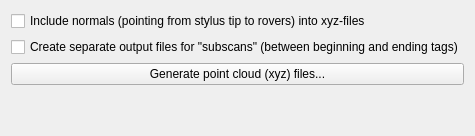
             <widget class="QWidget" name="tab_Stylus_PointCloud">
              <property name="autoFillBackground">
               <bool>true</bool>
              </property>
              <attribute name="title">
               <string>Point cloud</string>
              </attribute>
              <layout class="QVBoxLayout" name="verticalLayout_28">
               <item>
                <widget class="QCheckBox" name="checkBox_Stylus_PointCloud_IncludeNormals">
                 <property name="text">
                  <string>Include normals (pointing from stylus tip to rovers) into xyz-files</string>
                 </property>
                </widget>
               </item>
               <item>
                <widget class="QCheckBox" name="checkBox_Stylus_PointCloud_SeparateOutputFilesForSubScans">
                 <property name="toolTip">
                  <string>&lt;html&gt;&lt;head/&gt;&lt;body&gt;&lt;p&gt;Normal lengths can be utilized in MeshLab&lt;/p&gt;&lt;/body&gt;&lt;/html&gt;</string>
                 </property>
                 <property name="text">
                  <string>Create separate output files for &quot;subscans&quot; (between beginning and ending tags)</string>
                 </property>
                </widget>
               </item>
               <item>
                <widget class="QPushButton" name="pushButton_Stylus_GeneratePointClouds">
                 <property name="text">
                  <string>Generate point cloud (xyz) files...</string>
                 </property>
                </widget>
               </item>
               <item>
                <spacer name="verticalSpacer_Stylus_PointCloud_Bottom">
                 <property name="orientation">
                  <enum>Qt::Vertical</enum>
                 </property>
                 <property name="sizeHint" stdset="0">
                  <size>
                   <width>20</width>
                   <height>40</height>
                  </size>
                 </property>
                </spacer>
               </item>
              </layout>
             </widget>
